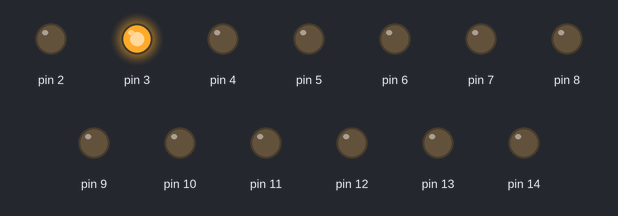
The sketch below on a simulated Arduino Uno, built with avr-gcc and run on an emulated ATmega328P. Parts: output pins drawn as LEDs (lit = HIGH). Pins used as bus, display or sensor lines are not drawn; what the sketch prints to the serial monitor is not drawn.

Above: at 0.2 s.
At 1.2 s:
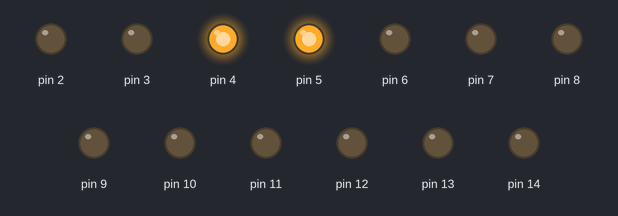
At 2.2 s:
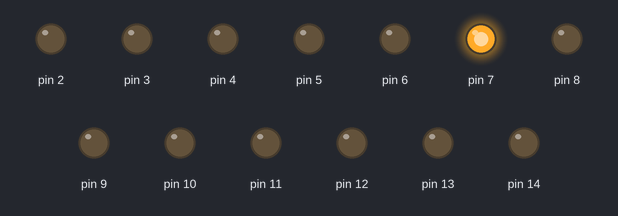
At 3.2 s:
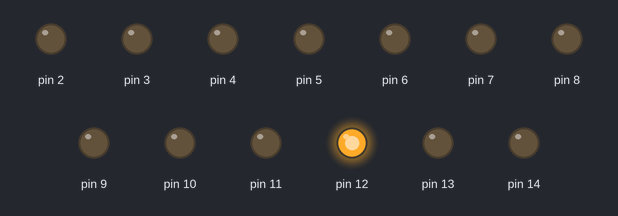
At 3.8 s:
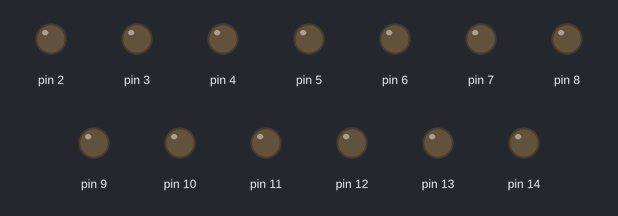
Timing chart, 0 to 5.3 s (numbered marks = the images above):
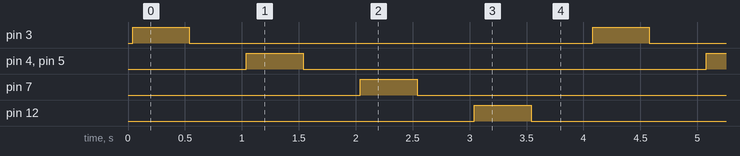

Measured:
- by itself, pin 3–5, pin 7, pin 12: alternates HIGH for 0.50 s and LOW for 3.5 s
- by itself, everything shown: repeats every 4.0 s, in 8 steps

The sketch:

WHILE_LOOP.ino
```cpp
// C++ code
//
void setup()
{
Serial.begin(9600);
}

void loop()
{
  int x = 0;
  while (x <=13){
  x++;
 Serial.print( "X = ");
 Serial.println(x);
 pinMode(x, OUTPUT); }
  analogWrite( 1, 255);
  analogWrite(2, 0);
  analogWrite(3, 255);
  delay(500);
 analogWrite( 1, 0);
  analogWrite(2, 0);
  analogWrite (3, 0);
  delay(500);
   analogWrite( 4, 255 );
  analogWrite(5, 255 );
  analogWrite (6, 0 );
  delay(500);
    analogWrite( 4, 0 );
  analogWrite(5, 0);
  analogWrite (6, 0 );
  delay(500);
 analogWrite( 7, 255);
  analogWrite(8, 0);
 analogWrite( 9, 0);
delay(500);
 analogWrite( 7, 0);
  analogWrite(8, 0);
 analogWrite( 9, 0);
delay(500);
 analogWrite( 10, 0 );
  analogWrite(11, 0);
  analogWrite (12,255);
 delay(500);
  analogWrite( 10, 0 );
  analogWrite(11, 0);
  analogWrite (12, 0);
 delay(500);
}
```
